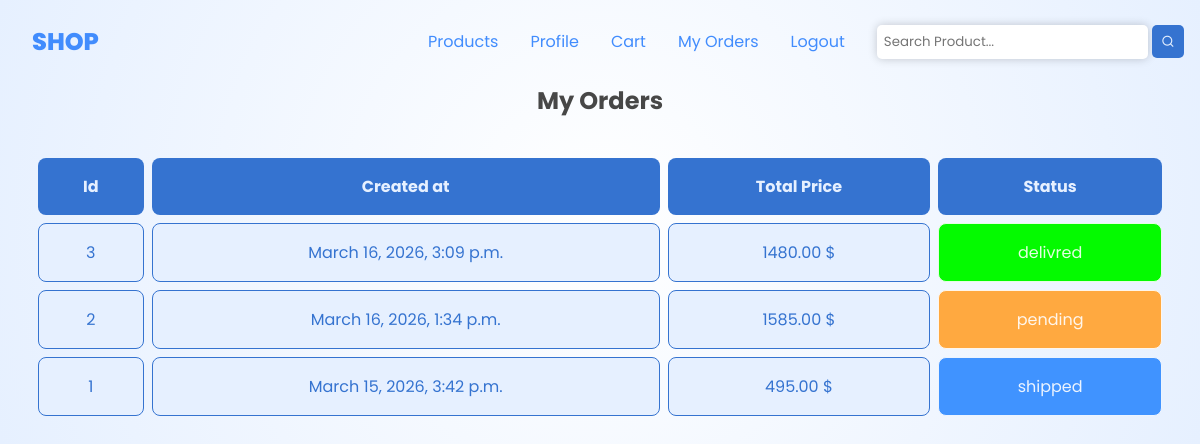
Screenshot of /orders/my_orders/ (signed in) with the database file from the repository.
### orders/models.py (models this page shows, shortened)
class Order(models.Model):
    status_choises = [
        ('pending' , 'pending'),
        ('processing' , 'processing'),
        ('shipped' , 'shipped'),
        ('delivred' , 'delivred')
    ]
    user = models.ForeignKey(
        settings.AUTH_USER_MODEL ,
        on_delete= models.CASCADE
    )
    created_at = models.DateTimeField(auto_now_add=True)
    total_price = models.DecimalField(max_digits=10 , decimal_places=2)
    status = models.CharField(max_length=20 , default='pending' , null=True , blank=True , choices=status_choises)

### orders/views.py (the view)
# urls.py: path('my_orders/' , my_orders , name='my_orders')
@login_required
def my_orders(request):
    orders = Order.objects.filter(user = request.user).order_by('-created_at')
    context = {
        'orders': orders
    }
    return render(request , 'orders/my_orders.html' , context)

### cart/context_processors.py (called while the page is built)
def cart_count(request):
    if request.user.is_authenticated:
        cart , created = Cart.objects.get_or_create(user=request.user)
        total_items = cart.items.count()
        return{
            'total_items' : total_items
        }
    return {
        'total_items' : 0
    }

### templates/orders/my_orders.html
{% extends 'base.html' %}
{% block content %}
<section class="section">
    <h1 class="title">My Orders</h1>
    <div class="table">
        <table>
        <thead>
            <th>Id</th>
            <th>Created at</th>
            <th>Total Price</th>
            <th>Status</th>
        </thead>
        <tbody>
            {% for order in orders %}
                <tr>
                    <td>{{order.id}}</td>
                    <td>{{order.created_at}}</td>
                    <td>{{order.total_price}} $</td>
                    {% if order.status == 'pending'%}
                    <td style="background-color: #ffa940; color: #fff6ec; border-color: #fff6ec;">{{order.status}}</td>
                    {% elif order.status == 'processing'%}
                    <td style="background-color: #4093ff; color: #ecf4ff; border-color: #ecf4ff;">{{order.status}}</td>
                    {% elif order.status == 'shipped'%}
                    <td style="background-color: #4093ff; color: #ecf4ff; border-color: #ecf4ff;">{{order.status}}</td>
                    {% elif order.status == 'delivred'%}
                    <td style="background-color: #04fa00; color: #e3ffe1; border-color: #e3ffe1;">{{order.status}}</td>
                    {% endif %}
                </tr>
            {% empty %}
                <h3 class="title">
                    No orders Available
                </h3>
            {% endfor%}
        </tbody>
    </table>
    </div>
</section>
{% endblock content %}

### eshop_main_project/static/css/style.css (style rules this page uses)
* { margin: 0; padding: 0; box-sizing: border-box; }
body { background: radial-gradient(circle , #ffffff , #e6f0ff); font-family: "Poppins", sans-serif; }
.table { border-collapse: separate; width: 95%; max-width: 1200px; margin-inline: auto; margin-block: 1rem; overflow-x: auto ; -webkit-overflow-scrolling: touch; border-radius: 8px; }
table { border-spacing: 8px; width: 100%; min-width: 600px; }
th { border-radius: 8px; color: #e6f0ff; background-color: #3573d0; border-spacing: 8px; padding: 1rem; }
td { border-radius: 8px; background-color: #e6f0ff; color: #3573d0; text-align: center; padding: 1rem; border: 1px solid #3573d0; }
.section { width: 100%; max-width: 1200px; margin-inline: auto; padding-top: 6rem; }
.title { text-align: center; margin-bottom: 2rem; color: #474747; }
@media (width > 1024px) { .section { padding-top: unset; } }

### rows the page displays
Order: id "3", created_at "March 16, 2026, 3:09 p.m.", total_price "1480.00", status "delivred"
Order: id "2", created_at "March 16, 2026, 1:34 p.m.", total_price "1585.00", status "pending"
Order: id "1", created_at "March 15, 2026, 3:42 p.m.", total_price "495.00", status "shipped"
